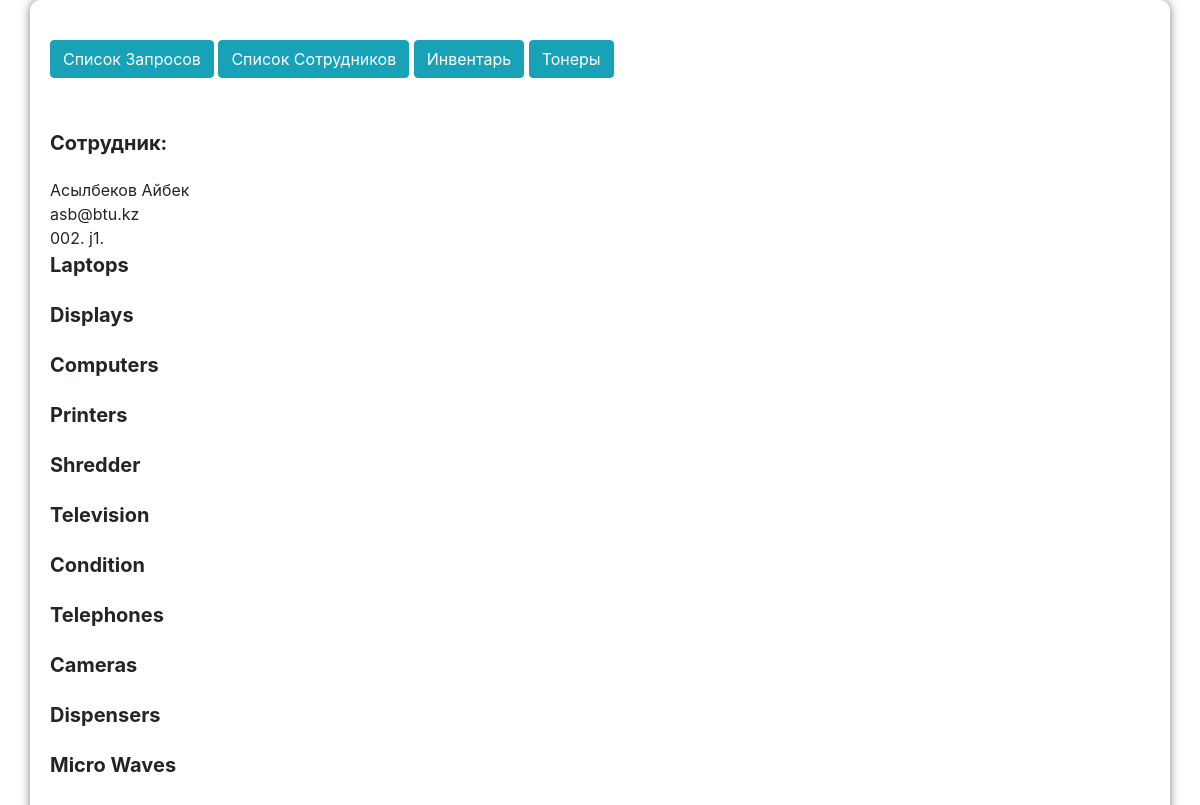
The page /post/26/ (signed in) on the database its author committed.
### blog/models.py (models this page shows, shortened)
class Worker(models.Model):
    name = models.CharField(max_length=200, default='')
    surname = models.CharField(max_length=200, default='')
    email = models.CharField(max_length=200, default='')
    company = models.CharField(
        max_length=2,
        choices=companyChoice,
        default='pd',
    )
    job = models.CharField(
        max_length=2,
        choices=jobChoice,
        default='pd',
    )

### blog/views.py (the view)
# urls.py: path('post/<int:pk>/', views.post_detail, name='post_detail'),
def post_detail(request, pk):
    post = get_object_or_404(Worker, pk=pk)
    notebooks = Laptop.objects.order_by('name')
    printers = Printer.objects.order_by('name')
    shredders = Shredder.objects.order_by('name')
    televisions = Television.objects.order_by('name')
    conditions = Condition.objects.order_by('name')
    telephones = Telephone.objects.order_by('name')
    cameras = Camera.objects.order_by('name')
    dispensers = Dispenser.objects.order_by('name')
    microwaves = Microwave.objects.order_by('name')
    displays = Display.objects.order_by('name')
    computers = Computer.objects.order_by('name')
    return render(request, 'blog/post_detail.html', {'post': post, 'notebooks': notebooks, 'printers': printers, 'shredders': shredders, 'televisions': televisions, 'conditions': conditions, 'telephones': telephones, 'cameras': cameras, 'dispensers': dispensers, 'microwaves': microwaves, 'displays': displays, 'computers': computers})

### blog/templates/blog/post_detail.html (shortened to what this page needs)
{% extends 'blog/base.html' %}
    {% block content %}
        {% if user.is_authenticated %}
            {% if post %}
            <div class="list">
                <div class="item">
                   <div class="title">
                        Сотрудник:
                   </div>
                    {{ post.surname }} {{ post.name }}</div>
                    {{ post.email }}
                    <div class="info">
                            {% if post.company == 'pd' %}
                                001.
                                {% elif post.company == 'ar' %}
                                    002.
                                    {% elif post.company == 'bt' %}
                                        003.
                                        {% elif post.company == 'ts' %}
                                            004.
                                            {% elif post.company == 'ki' %}
                                                005.
                                                {% elif post.company == 'co' %}
                                                    co.
                                                    {% else %}
                                                        un.
                            {% endif %}
                            {{ post.job }}.
                    </div>
                <div class="item">
                    <div class="title">Laptops</div>
                </div>
                <div class="item">
                    <div class="title">Displays</div>
                </div>
                <div class="item">
                    <div class="title">Computers</div>
                </div>
                <div class="item">
                    <div class="title">Printers</div>
                </div>
                <div class="item">
                    <div class="title">Shredder</div>
                </div>
                <div class="item">
                    <div class="title">Television</div>
                </div>
                <div class="item">
                    <div class="title">Condition</div>
                </div>
                <div class="item">
                    <div class="title">Telephones</div>
                </div>
                <div class="item">
                    <div class="title">Cameras</div>
                </div>
                <div class="item">
                    <div class="title">Dispensers</div>
                </div>
                <div class="item">
                    <div class="title">Micro Waves</div>
                </div>
            </div>
            {% endif %}
        {% else %}
            <a href="/accounts/login/">Login</a>
        {% endif %}
    {% endblock %}

### blog/static/css/style.css (style rules this page uses)
.info { display: flex; }
.item .title { font-weight: bold; font-size: 18px; }
.title { font-size: 20px; margin-bottom: 20px; }
.list .title { font-size: 20px; font-weight: bold; }

### rows shown on the page
Worker: surname "Асылбеков", name "Айбек", email "asb@btu.kz", job "j1"
